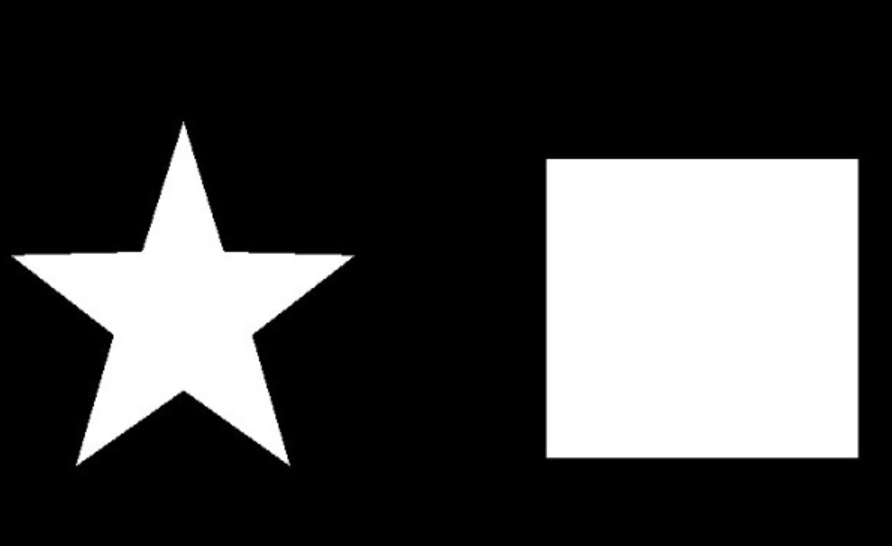
#> input picture photo/xingzhuang.jpg, 892 x 546 px, found by its file name
$ python '噪点图.py'
#> lines starting #> are read from the running program, lines starting #| are printed output that depends on the picture; after the words box and inside, x2 and y2 are one past the last pixel; in counts of white or black regions, pixels touching at a corner belong together
from PIL import Image, ImageDraw
import cv2
import numpy as np


def clamp(a):
    if a>255:
        return 255
    elif a<0:
        return 0
    else:
        return a


def gaussian_noise(img):
    h, w, ch = img.shape
    for row in range(h):
        for col in range(w):
            s = np.random.normal(0, 20, 3)   # 产生正态分布 0代表以y轴对称，20是标准差
            # img[row, col, 0] = clamp(img[row, col, 0] + s[0])
            # img[row, col, 1] = clamp(img[row, col, 1] + s[1])
            # img[row, col, 2] = clamp(img[row, col, 2] + s[2])      # 加入噪声
            b = img[row, col, 0]
            g = img[row, col, 1]
            r = img[row, col, 2]
            img[row, col, 0] = clamp(b+s[0])
            img[row, col, 1] = clamp(g + s[1])
            img[row, col, 2] = clamp(r + s[2])
    cv2.imshow('gaussian_noise', img)


def free_noise():
    img = Image.new('L', (300, 400), 'black')
    noise = ImageDraw.Draw(img)
    noise.rectangle((10, 10, 40, 40), fill='white')
    noise.arc((60, 60, 150, 150), 0, 360, fill='white', width=10)
    noise.rectangle((20, 20, 25, 25), fill='black')
    noise.rectangle((200, 200, 255, 225), fill='white')
    noise.arc((250, 250, 260, 260), 0, 270, fill='white')

    img.show()
    img.save('E:\\pyitem\\opencv_img\\photo\\xingzhuang1.jpg')


if __name__ == '__main__':
    # img = Image.new('RGB', (320, 270), 'white')
    # img.save('empty.jpg')
    # img1 = cv2.imread('empty.jpg')
    img1 = cv2.imread('E:\\pyitem\\opencv_img\\photo\\xingzhuang.jpg')
#> img1 is the input picture: shape (546, 892, 3); min 0, max 255, mean 69.9
    free_noise()
#> in free_noise, `img = Image.new('L', (300, 400), 'black')`: img: PIL image 300x400 L; every value is 0
#> in free_noise, `img.show()`:
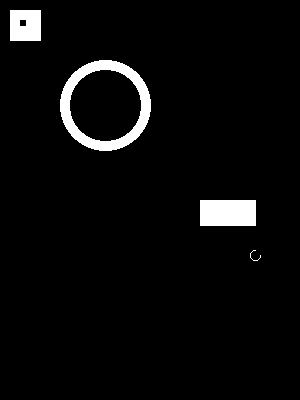
#> shown: PIL image 300x400 L; 4.1% white; 4 white regions, box (x1, y1, x2, y2) and area: (60, 60, 151, 151) 2516, (200, 200, 256, 226) 1456, (10, 10, 41, 41) 925, (250, 250, 261, 261) 22
    print(img1.shape)
#| (546, 892, 3)
    # gaussian_noise(img1)
    # cv2.imwrite('E:\\pyitem\\opencv_img\\photo\\wzm_noise.jpg', img1)
    cv2.waitKey(0)
    cv2.destroyAllWindows()
